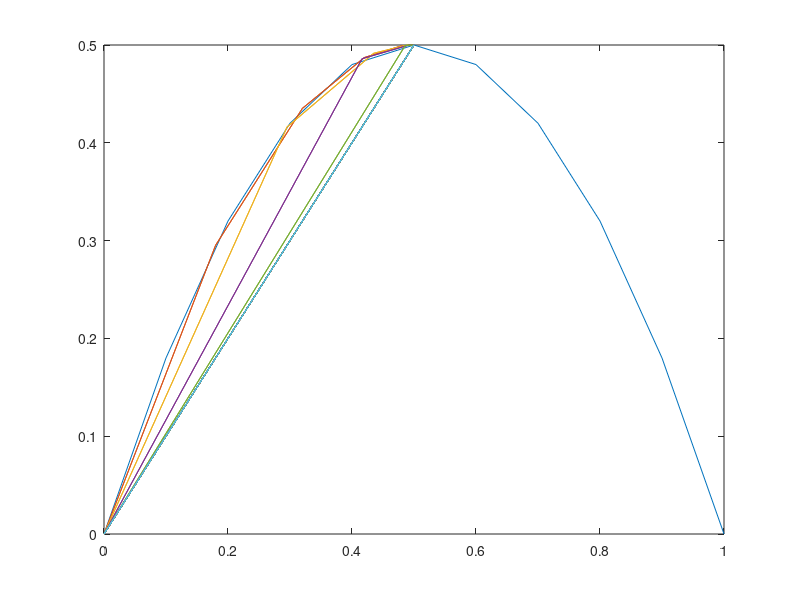

Write the MATLAB code that produced this figure.
function ce0101
  
  x0=0:0.1:1.0;
  n=20;
  m=length(x0);
  
  x=zeros(m,n);
  y=zeros(m,n);
  for j=1:m
    x(j,1)=x0(j);
    y(j,1)=g(x0(j));
    for i=2:n
      x(j,i)=y(j,i-1);
      y(j,i)=g(x(j,i));
    end
  end
  x
  y
  plot(x,y);
endfunction
function retval=g(prev)
  retval=2*prev*(1-prev);
endfunction

